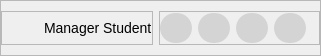
        <widget class="QFrame" name="frame_2">
         <property name="maximumSize">
          <size>
           <width>16777215</width>
           <height>56</height>
          </size>
         </property>
         <property name="styleSheet">
          <string notr="true"/>
         </property>
         <property name="frameShape">
          <enum>QFrame::StyledPanel</enum>
         </property>
         <property name="frameShadow">
          <enum>QFrame::Raised</enum>
         </property>
         <layout class="QHBoxLayout" name="horizontalLayout_7">
          <property name="leftMargin">
           <number>0</number>
          </property>
          <property name="topMargin">
           <number>10</number>
          </property>
          <property name="rightMargin">
           <number>0</number>
          </property>
          <property name="bottomMargin">
           <number>10</number>
          </property>
          <item alignment="Qt::AlignLeft">
           <widget class="QFrame" name="frame_3">
            <property name="frameShape">
             <enum>QFrame::StyledPanel</enum>
            </property>
            <property name="frameShadow">
             <enum>QFrame::Raised</enum>
            </property>
            <layout class="QHBoxLayout" name="horizontalLayout_8">
             <property name="leftMargin">
              <number>11</number>
             </property>
             <property name="topMargin">
              <number>0</number>
             </property>
             <property name="rightMargin">
              <number>0</number>
             </property>
             <property name="bottomMargin">
              <number>0</number>
             </property>
             <item>
              <widget class="QPushButton" name="pushButton">
               <property name="maximumSize">
                <size>
                 <width>25</width>
                 <height>25</height>
                </size>
               </property>
               <property name="styleSheet">
                <string notr="true">border: none;
border-radius: 2px;</string>
               </property>
               <property name="text">
                <string/>
               </property>
               <property name="icon">
                <iconset>
                 <normaloff>../icons/MS.png</normaloff>../icons/MS.png</iconset>
               </property>
               <property name="iconSize">
                <size>
                 <width>25</width>
                 <height>25</height>
                </size>
               </property>
               <property name="shortcut">
                <string/>
               </property>
               <property name="checkable">
                <bool>false</bool>
               </property>
               <property name="autoDefault">
                <bool>false</bool>
               </property>
              </widget>
             </item>
             <item>
              <widget class="QLabel" name="label_2">
               <property name="font">
                <font>
                 <pointsize>-1</pointsize>
                </font>
               </property>
               <property name="styleSheet">
                <string notr="true">font-size: 14px;</string>
               </property>
               <property name="text">
                <string>Manager Student</string>
               </property>
              </widget>
             </item>
            </layout>
           </widget>
          </item>
          <item alignment="Qt::AlignRight">
           <widget class="QFrame" name="frame">
            <property name="enabled">
             <bool>true</bool>
            </property>
            <property name="minimumSize">
             <size>
              <width>90</width>
              <height>0</height>
             </size>
            </property>
            <property name="maximumSize">
             <size>
              <width>16777215</width>
              <height>50</height>
             </size>
            </property>
            <property name="autoFillBackground">
             <bool>false</bool>
            </property>
            <property name="styleSheet">
             <string notr="true"/>
            </property>
            <property name="frameShape">
             <enum>QFrame::StyledPanel</enum>
            </property>
            <property name="frameShadow">
             <enum>QFrame::Raised</enum>
            </property>
            <layout class="QHBoxLayout" name="horizontalLayout_9">
             <property name="leftMargin">
              <number>0</number>
             </property>
             <property name="topMargin">
              <number>0</number>
             </property>
             <property name="rightMargin">
              <number>13</number>
             </property>
             <property name="bottomMargin">
              <number>0</number>
             </property>
             <item>
              <widget class="QPushButton" name="hiddenBtn">
               <property name="minimumSize">
                <size>
                 <width>30</width>
                 <height>30</height>
                </size>
               </property>
               <property name="styleSheet">
                <string notr="true">#hiddenBtn{
	border-radius:15px;
	border:none;
	background-color:rgb(212, 212, 212)
}

#hiddenBtn::hover{
	background-color:rgb(138, 138, 138);
}


</string>
               </property>
               <property name="text">
                <string/>
               </property>
               <property name="icon">
                <iconset>
                 <normaloff>../icons/remove-outline.svg</normaloff>../icons/remove-outline.svg</iconset>
               </property>
               <property name="iconSize">
                <size>
                 <width>25</width>
                 <height>25</height>
                </size>
               </property>
              </widget>
             </item>
             <item>
              <widget class="QPushButton" name="restoreBtn">
               <property name="minimumSize">
                <size>
                 <width>30</width>
                 <height>30</height>
                </size>
               </property>
               <property name="layoutDirection">
                <enum>Qt::LeftToRight</enum>
               </property>
               <property name="autoFillBackground">
                <bool>false</bool>
               </property>
               <property name="styleSheet">
                <string notr="true">#restoreBtn{
	border-radius:15px;
	border:none;
	background-color:rgb(212, 212, 212)
}

#restoreBtn::hover{
	background-color:rgb(138, 138, 138);
}


</string>
               </property>
               <property name="text">
                <string/>
               </property>
               <property name="icon">
                <iconset>
                 <normaloff>../icons/copy.svg</normaloff>../icons/copy.svg</iconset>
               </property>
               <property name="iconSize">
                <size>
                 <width>15</width>
                 <height>15</height>
                </size>
               </property>
               <property name="shortcut">
                <string/>
               </property>
               <property name="autoRepeat">
                <bool>false</bool>
               </property>
               <property name="autoExclusive">
                <bool>false</bool>
               </property>
               <property name="autoRepeatDelay">
                <number>300</number>
               </property>
              </widget>
             </item>
             <item>
              <widget class="QPushButton" name="maximizeBtn">
               <property name="minimumSize">
                <size>
                 <width>30</width>
                 <height>30</height>
                </size>
               </property>
               <property name="styleSheet">
                <string notr="true">#maximizeBtn{
	border-radius:15px;
	border:none;
	background-color:rgb(212, 212, 212)
}

#maximizeBtn::hover{
	background-color:rgb(138, 138, 138);
}


</string>
               </property>
               <property name="icon">
                <iconset>
                 <normaloff>../icons/stop-outline.svg</normaloff>../icons/stop-outline.svg</iconset>
               </property>
              </widget>
             </item>
             <item>
              <widget class="QPushButton" name="closeBtn">
               <property name="minimumSize">
                <size>
                 <width>30</width>
                 <height>30</height>
                </size>
               </property>
               <property name="layoutDirection">
                <enum>Qt::RightToLeft</enum>
               </property>
               <property name="styleSheet">
                <string notr="true">#closeBtn{
	border-radius:15px;
	border:none;
	background-color:rgb(212, 212, 212)
}

#closeBtn::hover{
	background-color:rgb(255, 62, 65);
}


</string>
               </property>
               <property name="text">
                <string/>
               </property>
               <property name="icon">
                <iconset>
                 <normaloff>../icons/close-outline.svg</normaloff>../icons/close-outline.svg</iconset>
               </property>
               <property name="iconSize">
                <size>
                 <width>24</width>
                 <height>25</height>
                </size>
               </property>
              </widget>
             </item>
            </layout>
           </widget>
          </item>
         </layout>
        </widget>
